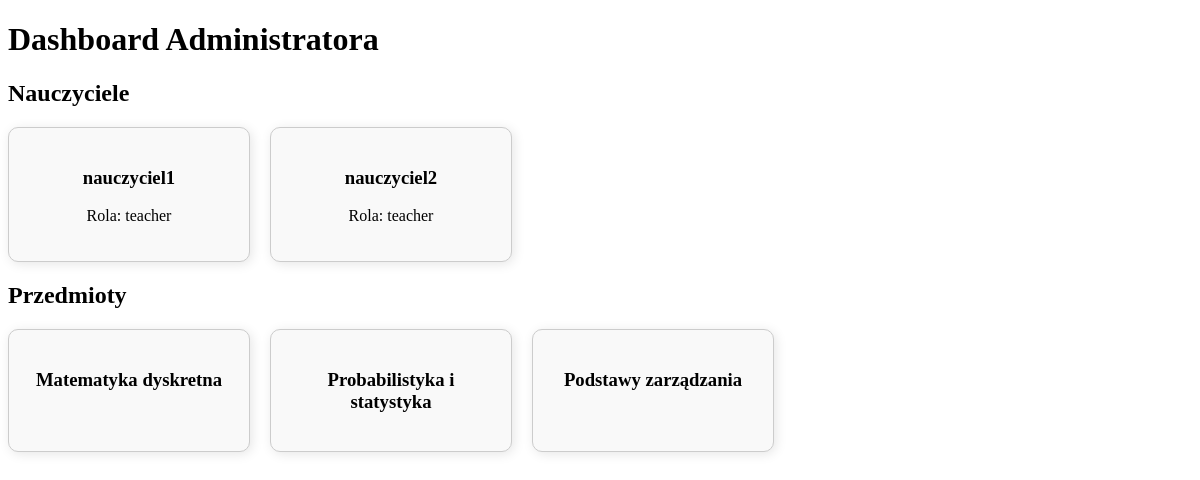
Page /admin_dashboard (signed in) on the committed database.
### app/models.py (models this page shows)
class User(UserMixin, db.Model):
    __tablename__ = 'users'
    id = db.Column(db.Integer, primary_key=True)
    username = db.Column(db.String(150), unique=True, nullable=False)  # Używane przez adminów i nauczycieli
    first_name = db.Column(db.String(150), nullable=True)  # Tylko dla studentów
    last_name = db.Column(db.String(150), nullable=True)  # Tylko dla studentów
    password = db.Column(db.String(150), nullable=False)
    role = db.Column(db.String(50), nullable=False)  # 'admin', 'teacher', 'student'
    grade = db.Column(db.Float, nullable=True)  # Nowa kolumna na ocenę
    groups = db.relationship('Group', secondary='group_student', back_populates='students')

class Subject(db.Model):
    __tablename__ = 'subjects'
    id = db.Column(db.Integer, primary_key=True)
    name = db.Column(db.String(100), nullable=False)
    groups = db.relationship('Group', back_populates='subject', lazy=True)

### app/routes.py (the view)
@bp.route('/admin_dashboard')
@login_required
def admin_dashboard():
    if current_user.role != 'admin':
        flash('Nie masz uprawnień dostępu do tej strony.', 'danger')
        return redirect(url_for('main.login'))
    teachers = User.query.filter_by(role='teacher').all()
    subjects = Subject.query.all()
    return render_template('admin_dashboard.html', user=current_user, teachers=teachers, subjects=subjects)

### app/__init__.py (called while the page is built)
@login_manager.user_loader
def load_user(user_id):
    from .models import User  # Import User w funkcji
    return User.query.get(int(user_id))

### app/templates/admin_dashboard.html (shortened to what this page needs)
<!DOCTYPE html>
<html lang="pl">
<head>
</head>
<body>
    <h1>Dashboard Administratora</h1>
    <h2>Nauczyciele</h2>
    <div class="container">
        {% for teacher in teachers %}
            <div class="card">
                <h3>{{ teacher.username }}</h3>
                <p>Rola: {{ teacher.role }}</p>
            </div>
        {% endfor %}
    </div>
    <h2>Przedmioty</h2>
    <div class="container">
        {% for subject in subjects %}
            <div class="card">
                <h3>{{ subject.name }}</h3>
            </div>
        {% endfor %}
    </div>
</body>
</html>

### app/templates/admin_dashboard.html (style rules this page uses)
.container { display: flex; flex-wrap: wrap; gap: 20px; }
.card { width: 200px; padding: 20px; border: 1px solid #ccc; border-radius: 10px; box-shadow: 2px 2px 12px rgba(0, 0, 0, 0.1); text-align: center; background-color: #f9f9f9; }

### rows in the picture
User: username "nauczyciel1", role "teacher"
User: username "nauczyciel2", role "teacher"
Subject: name "Matematyka dyskretna"
Subject: name "Probabilistyka i statystyka"
Subject: name "Podstawy zarządzania"
